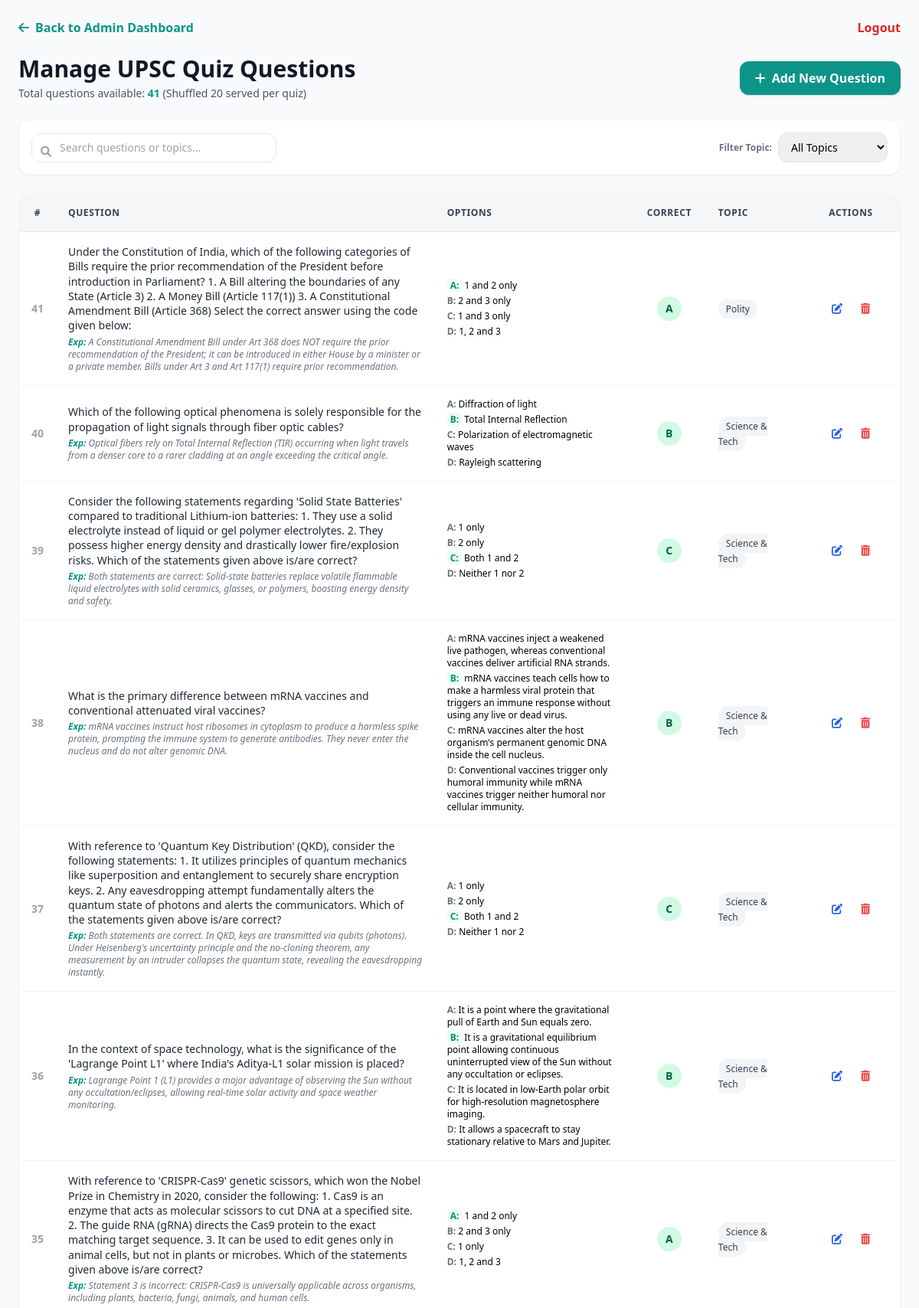
The app's page /admin/manage_quiz (signed in, upper part) with its own data.
### models.py (models this page shows)
class QuizQuestion(db.Model):
    __tablename__ = 'quiz_questions'
    id = db.Column(db.Integer, primary_key=True)
    question = db.Column(db.Text, nullable=False)
    option_a = db.Column(db.String(500), nullable=False)
    option_b = db.Column(db.String(500), nullable=False)
    option_c = db.Column(db.String(500), nullable=False)
    option_d = db.Column(db.String(500), nullable=False)
    correct_option = db.Column(db.String(1), nullable=False)  # 'A', 'B', 'C', or 'D'
    explanation = db.Column(db.Text, nullable=True)
    topic = db.Column(db.String(100), nullable=True)
    created_at = db.Column(db.DateTime, default=datetime.utcnow)

### admin/routes.py (the view)
@admin_bp.route('/manage_quiz')
@admin_login_required
def manage_quiz():
    topic_filter = request.args.get('topic', '').strip()
    query = QuizQuestion.query
    if topic_filter:
        query = query.filter(QuizQuestion.topic.ilike(f'%{topic_filter}%'))
    questions = query.order_by(QuizQuestion.id.desc()).all()
    topics = db.session.query(QuizQuestion.topic).distinct().all()
    topics = [t[0] for t in topics if t[0]]
    return render_template('admin/manage_quiz.html', questions=questions, topics=topics, topic_filter=topic_filter)

### admin/routes.py (called while the page is built)
def admin_login_required(f):
    @wraps(f)
    def decorated_function(*args, **kwargs):
        if not session.get('admin_logged_in'):
            flash('Please login as admin to access this page.', 'warning')
            return redirect(url_for('admin.login'))
        return f(*args, **kwargs)
    return decorated_function

### app.py (called while the page is built)
@login_manager.user_loader
def load_user(user_id):
    return db.session.get(User, int(user_id))

@app.before_request
def validate_session():
    if current_user.is_authenticated:
        session_token = session.get('session_token')
        if session_token != current_user.session_token:
            logout_user()
            session.pop('session_token', None)
            flash("Logged out due to session invalidation.", "warning")
            return redirect(url_for('login'))

### templates/admin/manage_quiz.html (shortened to what this page needs)
<!DOCTYPE html>
<html lang="en">
<head>
  <script src="https://cdn.tailwindcss.com"></script>
  <link rel="stylesheet" href="https://cdnjs.cloudflare.com/ajax/libs/font-awesome/6.0.0/css/all.min.css"/>
</head>
<body class="bg-gray-50 min-h-screen p-6">
  <div class="max-w-7xl mx-auto">
    <div class="flex items-center justify-between mb-6">
      <div class="flex items-center gap-4">
        <a href="{{ url_for('admin.dashboard') }}" class="text-teal-600 hover:text-teal-800 font-semibold flex items-center gap-2">
          <i class="fas fa-arrow-left"></i> Back to Admin Dashboard
        </a>
      </div>
      <a href="{{ url_for('admin.logout') }}" class="text-red-600 hover:text-red-800 font-semibold">Logout</a>
    </div>
    <div class="flex flex-col md:flex-row md:items-center justify-between gap-4 mb-6">
      <div>
        <h1 class="text-3xl font-extrabold text-gray-900">Manage UPSC Quiz Questions</h1>
        <p class="text-gray-600 text-sm mt-1">Total questions available: <span class="font-bold text-teal-600">{{ questions|length }}</span> (Shuffled 20 served per quiz)</p>
      </div>
      <button onclick="openAddModal()" class="bg-teal-600 hover:bg-teal-700 text-white font-semibold px-5 py-2.5 rounded-xl shadow transition flex items-center gap-2">
        <i class="fas fa-plus"></i> Add New Question
      </button>
    </div>
    <div class="bg-white p-4 rounded-2xl shadow-sm border border-gray-100 mb-6 flex flex-col sm:flex-row gap-3 items-center justify-between">
      <div class="relative w-full sm:w-80">
        <i class="fas fa-search absolute left-3 top-3.5 text-gray-400 text-sm"></i>
        <input
          type="text"
          id="searchInput"
          onkeyup="filterQuestions()"
          placeholder="Search questions or topics..."
          class="w-full pl-9 pr-4 py-2 rounded-xl border border-gray-200 text-sm focus:outline-none focus:ring-2 focus:ring-teal-500"
        />
      </div>
      <div class="flex items-center gap-2 w-full sm:w-auto">
        <span class="text-xs font-semibold text-gray-500">Filter Topic:</span>
        <select id="topicFilter" onchange="filterQuestions()" class="border border-gray-200 rounded-xl px-3 py-2 text-sm focus:outline-none focus:ring-2 focus:ring-teal-500">
          <option value="">All Topics</option>
        </select>
      </div>
    </div>
    <div class="bg-white rounded-2xl shadow-sm border border-gray-100 overflow-hidden">
      <div class="overflow-x-auto">
        <table class="w-full text-left border-collapse" id="questionsTable">
          <thead>
            <tr class="bg-gray-100/80 border-b border-gray-200 text-gray-700 text-xs font-bold uppercase tracking-wider">
              <th class="p-4 w-12 text-center">#</th>
              <th class="p-4 min-w-[280px]">Question</th>
              <th class="p-4 min-w-[200px]">Options</th>
              <th class="p-4 w-24 text-center">Correct</th>
              <th class="p-4 min-w-[120px]">Topic</th>
              <th class="p-4 w-32 text-center">Actions</th>
            </tr>
          </thead>
          <tbody class="divide-y divide-gray-100 text-sm">
            {% for q in questions %}
            <tr class="question-row hover:bg-gray-50/80 transition" data-topic="{{ q.topic or '' }}">
              <td class="p-4 text-center font-bold text-gray-400">{{ q.id }}</td>
              <td class="p-4">
                <p class="font-medium text-gray-800 leading-snug">{{ q.question }}</p>
                {% if q.explanation %}
                  <p class="text-xs text-gray-500 mt-1 italic"><span class="font-semibold text-teal-600">Exp:</span> {{ q.explanation }}</p>
                {% endif %}
              </td>
              <td class="p-4 text-xs space-y-1">
                <div><span class="font-bold {% if q.correct_option == 'A' %}text-emerald-600 bg-emerald-50 px-1 rounded{% else %}text-gray-500{% endif %}">A:</span> {{ q.option_a }}</div>
                <div><span class="font-bold {% if q.correct_option == 'B' %}text-emerald-600 bg-emerald-50 px-1 rounded{% else %}text-gray-500{% endif %}">B:</span> {{ q.option_b }}</div>
                <div><span class="font-bold {% if q.correct_option == 'C' %}text-emerald-600 bg-emerald-50 px-1 rounded{% else %}text-gray-500{% endif %}">C:</span> {{ q.option_c }}</div>
                <div><span class="font-bold {% if q.correct_option == 'D' %}text-emerald-600 bg-emerald-50 px-1 rounded{% else %}text-gray-500{% endif %}">D:</span> {{ q.option_d }}</div>
              </td>
              <td class="p-4 text-center">
                <span class="inline-block w-8 h-8 rounded-full bg-emerald-100 text-emerald-800 font-extrabold flex items-center justify-center mx-auto text-sm">
                  {{ q.correct_option }}
                </span>
              </td>
              <td class="p-4">
                <span class="bg-gray-100 text-gray-700 text-xs px-2.5 py-1 rounded-full font-medium">
                  {{ q.topic or 'General' }}
                </span>
              </td>
              <td class="p-4 text-center">
                <div class="flex items-center justify-center gap-2">
                  <button
                    onclick="openEditModal({{ q.id }}, {{ q.question|tojson }}, {{ q.option_a|tojson }}, {{ q.option_b|tojson }}, {{ q.option_c|tojson }}, {{ q.option_d|tojson }}, {{ q.correct_option|tojson }}, {{ (q.explanation or '')|tojson }}, {{ (q.topic or '')|tojson }})"
                    class="text-blue-600 hover:text-blue-800 p-2 rounded hover:bg-blue-50 transition"
                    title="Edit"
                  >
                    <i class="fas fa-edit"></i>
                  </button>
                  <form action="{{ url_for('admin.delete_quiz_question', q_id=q.id) }}" method="POST" onsubmit="return confirm('Are you sure you want to delete this question?');" class="inline">
                    <button type="submit" class="text-red-500 hover:text-red-700 p-2 rounded hover:bg-red-50 transition" title="Delete">
                      <i class="fas fa-trash-alt"></i>
                    </button>
                  </form>
                </div>
              </td>
            </tr>
            {% endfor %}
          </tbody>
        </table>
      </div>
    </div>
  </div>
</body>
</html>

### records on screen
QuizQuestion: id "41", question "Under the Constitution of India, which of the following categories of Bills require the prior recommendation of the President before introduction in Parliament? 1. A Bill altering the boundaries of any State (Article 3) 2. A Money Bill (Article 117(1)) 3. A Constitutional Amendment Bill (Article 368) Select the correct answer using the code given below:", explanation "A Constitutional Amendment Bill under Art 368 does NOT require the prior recommendation of the President; it can be introduced in either House by a minister or a private member. Bills under Art 3 and Art 117(1) require prior recommendation.", option_a "1 and 2 only", option_b "2 and 3 only", option_c "1 and 3 only", option_d "1, 2 and 3", correct_option "A", topic "Polity"
QuizQuestion: id "40", question "Which of the following optical phenomena is solely responsible for the propagation of light signals through fiber optic cables?", explanation "Optical fibers rely on Total Internal Reflection (TIR) occurring when light travels from a denser core to a rarer cladding at an angle exceeding the critical angle.", option_a "Diffraction of light", option_b "Total Internal Reflection", option_c "Polarization of electromagnetic waves", option_d "Rayleigh scattering", correct_option "B", topic "Science & Tech"
QuizQuestion: id "39", question "Consider the following statements regarding 'Solid State Batteries' compared to traditional Lithium-ion batteries: 1. They use a solid electrolyte instead of liquid or gel polymer electrolytes. 2. They possess higher energy density and drastically lower fire/explosion risks. Which of the statements given above is/are correct?", explanation "Both statements are correct: Solid-state batteries replace volatile flammable liquid electrolytes with solid ceramics, glasses, or polymers, boosting energy density and safety.", option_a "1 only", option_b "2 only", option_c "Both 1 and 2", option_d "Neither 1 nor 2", correct_option "C", topic "Science & Tech"
QuizQuestion: id "38", question "What is the primary difference between mRNA vaccines and conventional attenuated viral vaccines?", explanation "mRNA vaccines instruct host ribosomes in cytoplasm to produce a harmless spike protein, prompting the immune system to generate antibodies. They never enter the nucleus and do not alter genomic DNA.", option_a "mRNA vaccines inject a weakened live pathogen, whereas conventional vaccines deliver artificial RNA strands.", option_b "mRNA vaccines teach cells how to make a harmless viral protein that triggers an immune response without using any live or dead virus.", option_c "mRNA vaccines alter the host organism's permanent genomic DNA inside the cell nucleus.", option_d "Conventional vaccines trigger only humoral immunity while mRNA vaccines trigger neither humoral nor cellular immunity.", correct_option "B", topic "Science & Tech"
QuizQuestion: id "37", question "With reference to 'Quantum Key Distribution' (QKD), consider the following statements: 1. It utilizes principles of quantum mechanics like superposition and entanglement to securely share encryption keys. 2. Any eavesdropping attempt fundamentally alters the quantum state of photons and alerts the communicators. Which of the statements given above is/are correct?", explanation "Both statements are correct. In QKD, keys are transmitted via qubits (photons). Under Heisenberg's uncertainty principle and the no-cloning theorem, any measurement by an intruder collapses the quantum state, revealing the eavesdropping instantly.", option_a "1 only", option_b "2 only", option_c "Both 1 and 2", option_d "Neither 1 nor 2", correct_option "C", topic "Science & Tech"
QuizQuestion: id "36", question "In the context of space technology, what is the significance of the 'Lagrange Point L1' where India's Aditya-L1 solar mission is placed?", explanation "Lagrange Point 1 (L1) provides a major advantage of observing the Sun without any occultation/eclipses, allowing real-time solar activity and space weather monitoring.", option_a "It is a point where the gravitational pull of Earth and Sun equals zero.", option_b "It is a gravitational equilibrium point allowing continuous uninterrupted view of the Sun without any occultation or eclipses.", option_c "It is located in low-Earth polar orbit for high-resolution magnetosphere imaging.", option_d "It allows a spacecraft to stay stationary relative to Mars and Jupiter.", correct_option "B", topic "Science & Tech"
QuizQuestion: id "35", question "With reference to 'CRISPR-Cas9' genetic scissors, which won the Nobel Prize in Chemistry in 2020, consider the following: 1. Cas9 is an enzyme that acts as molecular scissors to cut DNA at a specified site. 2. The guide RNA (gRNA) directs the Cas9 protein to the exact matching target sequence. 3. It can be used to edit genes only in animal cells, but not in plants or microbes. Which of the statements given above is/are correct?", explanation "Statement 3 is incorrect: CRISPR-Cas9 is universally applicable across organisms, including plants, bacteria, fungi, animals, and human cells.", option_a "1 and 2 only", option_b "2 and 3 only", option_c "1 only", option_d "1, 2 and 3", correct_option "A", topic "Science & Tech"

### other values on screen
{{ questions|length }} "41"
